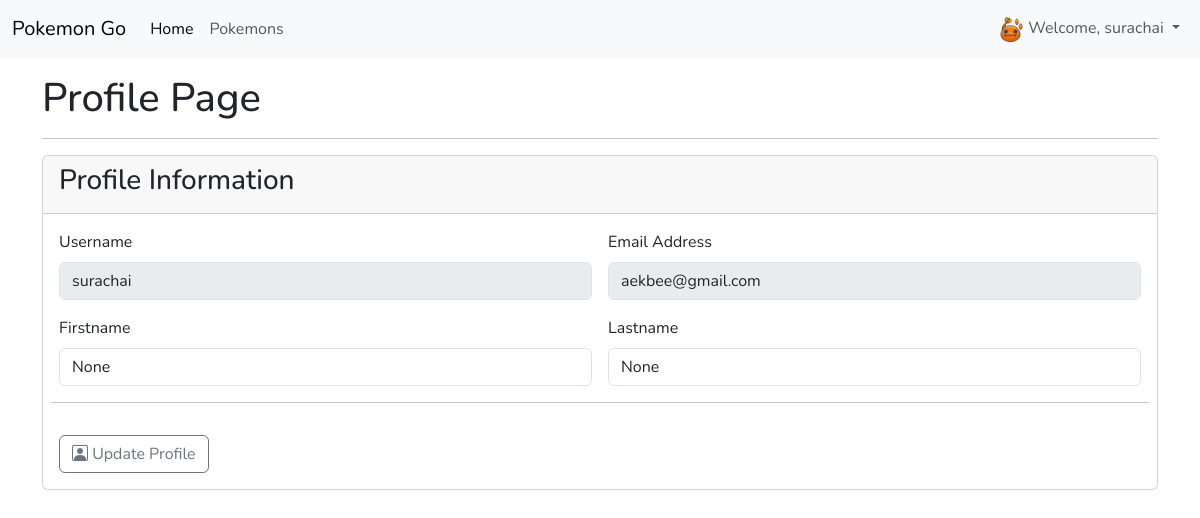
The app's page /users/profile (signed in) with its own data.
### pokemon/models.py (models this page shows, shortened)
class User(db.Model, UserMixin):
  __tablename__ = 'user'
  id: Mapped[int] = mapped_column(Integer, primary_key=True)
  username: Mapped[str] = mapped_column(String(30), unique=True, nullable=False)
  email: Mapped[str] = mapped_column(String(50), unique=True, nullable=False)
  password: Mapped[str] = mapped_column(String(100), nullable=False)
  firstname: Mapped[str] = mapped_column(String(30), nullable=True)
  lastname: Mapped[str] = mapped_column(String(30), nullable=True)
  avatar: Mapped[str] = mapped_column(String(25), nullable=True, default='avatar.png')
  created_at: Mapped[datetime] = mapped_column(DateTime(timezone=True), server_default=func.now(), nullable=True)
  updated_at: Mapped[datetime] = mapped_column(DateTime(timezone=True), onupdate=func.now(), server_default=func.now())
  pokemons: Mapped[List['Pokemon']] = relationship(back_populates='user')

### pokemon/users/routes.py (the view, shortened to what this page needs)
@users_bp.route('/profile', methods=['GET', 'POST'])
@login_required
def profile():
  user = current_user
  return render_template('users/profile.html',
                         title='Profile Page',
                         user=user)

### pokemon/models.py (called while the page is built)
@login_manager.user_loader
def load_user(user_id):
  return db.session.get(User, int(user_id))

### pokemon/users/templates/users/profile.html (shortened to what this page needs)
{% extends 'layout.html' %}
{% block content %}
  <div class="container mt-3">
    <h1>{{title}}</h1>
    <hr>
    <div class="card mt-3 mb-3">
      <div class="card-header">
        <h3>Profile Information</h3>
      </div>
      <div class="card-body">
        <form class="row g-3" method="post">
          <div class="col-md-6">
            <label for="username" class="form-label">Username</label>
            <input disabled value="{{user.username}}" type="text" class="form-control" id="username">
          </div>
          <div class="col-md-6">
            <label for="email" class="form-label">Email Address</label>
            <input disabled value="{{user.email}}" type="email" class="form-control" id="email">
          </div>
          <div class="col-md-6">
            <label for="firstname" class="form-label">Firstname</label>
            <input name="firstname" value="{{user.firstname}}" type="text" class="form-control" id="firstname">
          </div>
          <div class="col-md-6">
            <label for="lastname" class="form-label">Lastname</label>
            <input name="lastname" value="{{user.lastname}}" type="text" class="form-control" id="lastname">
          </div>
          <hr>
          <div class="col-12">
            <button type="submit" class="btn btn-outline-secondary">
              <i class="bi bi-person-square"></i>
              Update Profile</button>
          </div>
        </form>
      </div>
    </div>
  </div>
{% endblock %}

### pokemon/templates/navbar.html (shortened to what this page needs)
<nav class="navbar navbar-expand-lg bg-body-tertiary">
  <div class="container-fluid">
    {% if current_user.is_authenticated %}
        <a class="navbar-brand" href="#">Pokemon Go</a>
    {% else %}
        <a class="navbar-brand" href="{{url_for('core.index')}}">Pokemon Go</a>
    {% endif %}
    <div class="collapse navbar-collapse" id="navbarNavDropdown">
      {% if current_user.is_authenticated %}
        <ul class="navbar-nav me-auto">
          <li class="nav-item">
            <a class="nav-link active" aria-current="page" href="{{url_for('users.index')}}">Home</a>
          </li>
          <li class="nav-item">
            <a href="{{url_for('pokemon.index')}}" class="nav-link">Pokemons</a>
          </li>
        </ul>
      {% else %}
      <ul class="navbar-nav me-auto">
          <li class="nav-item">
          </li>
        </ul>
      {% endif %}
      <ul class="navbar-nav">
        {% if current_user.is_authenticated %}
            <li class="nav-item dropdown">
              <a class="nav-link dropdown-toggle" role="button" data-bs-toggle="dropdown" aria-expanded="false">
                <img src="{{url_for('static', filename='img/' + current_user.avatar)}}" alt="" width="25" height="25">
                Welcome, {{current_user.username}}
              </a>
            </li>
        {% endif %}
      </ul>
    </div>
  </div>
</nav>

### records on screen
User: avatar (placeholder picture), username "surachai", email "aekbee@gmail.com", firstname "None", lastname "None"

### other values on screen
{{ title }} "Profile Page"
